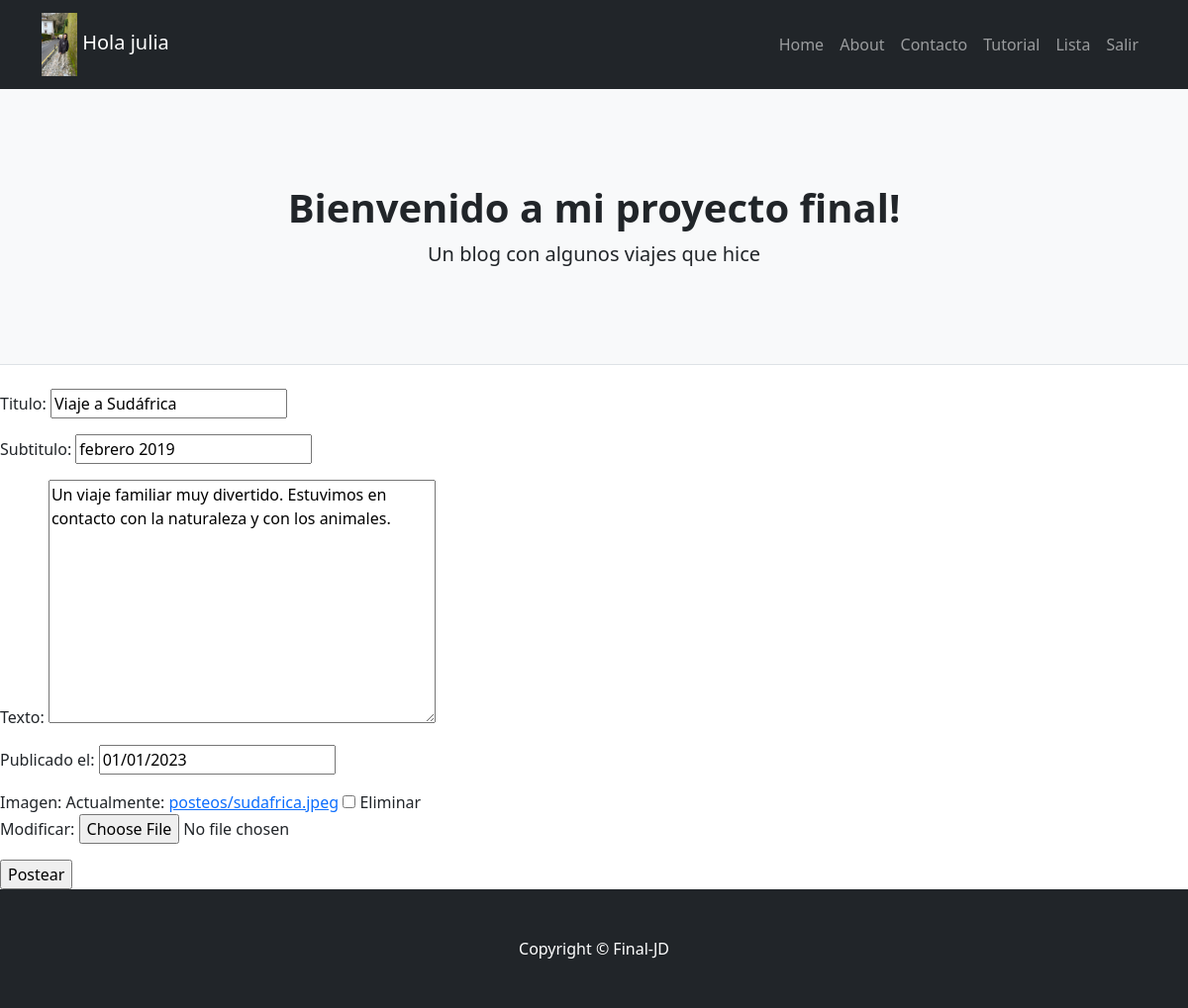
Page /proyecto-final/1/actualizar/ (signed in) on the committed database.
### proyecto_final/models.py (models this page shows)
class Avatar(models.Model):
    user= models.OneToOneField(to=User, on_delete=models.CASCADE, related_name="avatar" )
    imagen= models.ImageField(upload_to="avatares", null="True", blank="True")

class Post(models.Model):
    titulo= models.CharField(max_length=100)
    subtitulo= models.CharField(max_length=100)
    texto= models.TextField(max_length=3000)
    publicado_el= models.DateField()
    imagen= models.ImageField(upload_to="posteos", null="True", blank="True")

### proyecto_final/views.py (the view)
# urls.py: path('proyecto-final/<int:pk>/actualizar/', staff_member_required(PostActualizar.as_view()), name="proyecto-final-actualizar"),
class PostActualizar(LoginRequiredMixin, UpdateView):
    model= Post
    success_url= reverse_lazy("proyecto-final-listar")
    fields= "__all__"

### proyecto_final/templates/proyecto_final/post_form.html (shortened to what this page needs)
{% extends 'proyecto_final/base.html' %}
{% block contenido %}
<form enctype="multipart/form-data" method="POST">
    {{form.as_p}}
    <input type="submit" value="Postear">
</form>
{% endblock %}

### proyecto_final/templates/proyecto_final/base.html (shortened to what this page needs)
<!DOCTYPE html>
<html lang="en">
    <head>
        {% load static %}
        <link href="{% static 'proyecto_final/css/styles.css' %}" rel="stylesheet" />
    </head>
    <body>
        <nav class="navbar navbar-expand-lg navbar-dark bg-dark">
            <div class="container">
                <a class="navbar-brand">
                    <img src="{{user.avatar.imagen.url}}" height="64">
                    {% if user.is_authenticated %}
                        Hola {{user}}
                    {% endif %}
                </a>
                <div class="collapse navbar-collapse" id="navbarSupportedContent">
                    <ul class="navbar-nav ms-auto mb-2 mb-lg-0">
                        <li class="nav-item"><a class="nav-link" href="{% url 'proyecto-final-index' %}">Home</a></li>
                        <li class="nav-item"><a class="nav-link" href="{% url 'proyecto-final-about' %}">About</a></li>
                        <li class="nav-item"><a class="nav-link" href="{% url 'proyecto-final-mensaje-crear' %}">Contacto</a></li>
                        <li class="nav-item"><a class="nav-link" target="_blank" aria-current="page" href="https://youtu.be/G4mFlGOvRD0">Tutorial</a></li>
                        {% if user.is_authenticated %}
                            <li class="nav-item"><a class="nav-link" href="{% url 'proyecto-final-listar' %}">Lista</a></li>
                            <li class="nav-item"><a class="nav-link" href="{% url 'proyecto-final-logout' %}">Salir</a></li>
                        {% else %}
                            <li class="nav-item"><a class="nav-link" href="{% url 'proyecto-final-signup' %}">Registrarme</a></li>
                            <li class="nav-item"><a class="nav-link" href="{% url 'proyecto-final-login' %}">Ingresar</a></li>
                        {% endif %}
                    </ul>
                </div>
            </div>
        </nav>
        <header class="py-5 bg-light border-bottom mb-4">
            <div class="container">
                <div class="text-center my-5">
                    <h1 class="fw-bolder">Bienvenido a mi proyecto final!</h1>
                    <p class="lead mb-0">Un blog con algunos viajes que hice</p>
                </div>
            </div>
        </header>
        {% block contenido %} {% endblock %}
        <footer class="py-5 bg-dark">
            <div class="container"><p class="m-0 text-center text-white">Copyright &copy; Final-JD</p></div>
        </footer>
    </body>
</html>

### rows in the picture
Post: titulo "Viaje a Sudáfrica", subtitulo "febrero 2019", texto "Un viaje familiar muy divertido. Estuvimos en contacto con la naturaleza y con los animales.", publicado_el "01/01/2023"

### other values in the picture
{{ user }} "julia"
